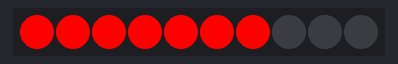
The sketch below on a simulated Arduino Uno, built with avr-gcc and run on an emulated ATmega328P. On the bench: 10 RGB LEDs in strip order, left to right. Dim RGB values are drawn brighter than linear.

Above: at 0.15 s.
At 35.72 s:
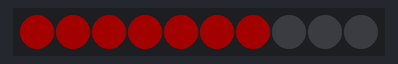

The sketch:

neopixel.ino
```cpp
#include <FastLED.h>

#define NUM_LEDS 10
#define LED_PIN 2

CRGB led[NUM_LEDS];

void setup() {
  FastLED.addLeds<NEOPIXEL, LED_PIN>(led,NUM_LEDS);
  for(int i=0;i<NUM_LEDS;i++) {
    led[i] = CRGB(0,0,0);
  }
  FastLED.show();
}

void loop() {
  for(int h=0;h<2*256;h++) {
    // breath mode for first seven LEDs
    for(int i=0;i<7;i++) {
      led[i] = CRGB(abs(255-h),0,0);
    }
    FastLED.show();
    delay(10);
  }
}
```
